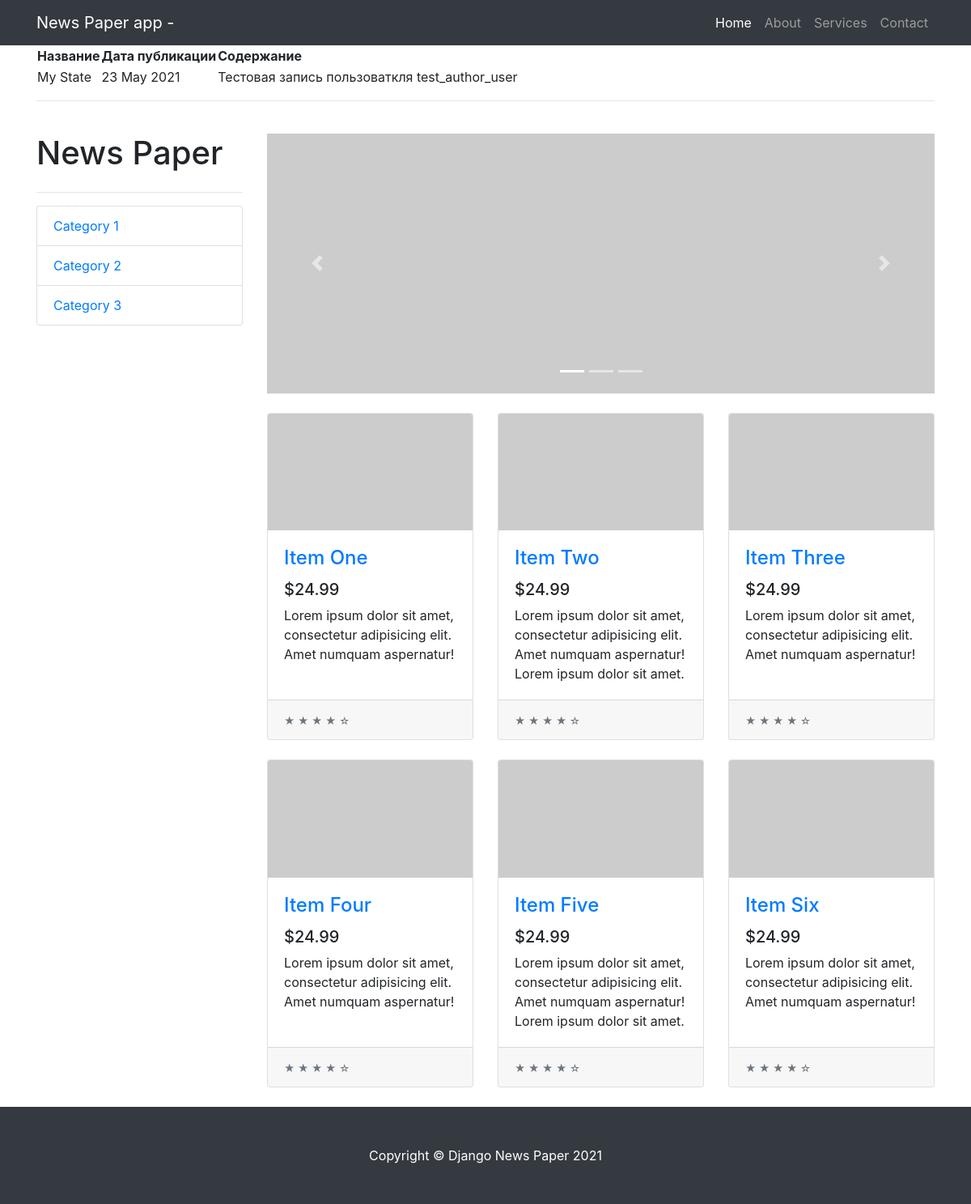
Screenshot of /news/1 with the database file from the repository.
### news/models.py (models this page shows, shortened)
class Post(models.Model):
    state = 'ST'
    new = 'NE'
    POSITIONS = [
        (state, 'Статья'),
        (new, 'Новость')
    ]
    position = models.CharField(max_length=2,
                                choices=POSITIONS,
                                default=state)
    created = models.DateTimeField(auto_now_add=True)
    post_name = models.CharField(max_length=250)
    content = models.TextField()
    rating_post = models.IntegerField(default=0)
    author = models.ForeignKey(Author, on_delete=models.CASCADE)
    category = models.ManyToManyField(Category, through='PostCategory')

### news/views.py (the view)
# urls.py: path('<int:pk>', PostDetailView.as_view(), name='post'),
class PostDetailView(DetailView):
    template_name = 'post.html' # название шаблона будет product.html
    queryset = Post.objects.all()

### templates/post.html (shortened to what this page needs)
{% extends 'flatpages/default.html' %}
{% block content %}
  <table>
      <thead>
          <th>
              Название
          </th>
          <th>
              Дата публикации
          </th>
          <th>
              Содержание
          </th>
      </thead>
      <tr>
          <td>
              {{ post.post_name }}
          </td>
          <td>
              {{ post.created | date:'d M Y' }}
          </td>
          <td>
              {{ post.content }}
          </td>
      </tr>
  </table>
{% endblock content %}

### rows the page displays
Post: post_name "My State", created "23 May 2021", content "Тестовая запись пользоваткля test_author_user"
